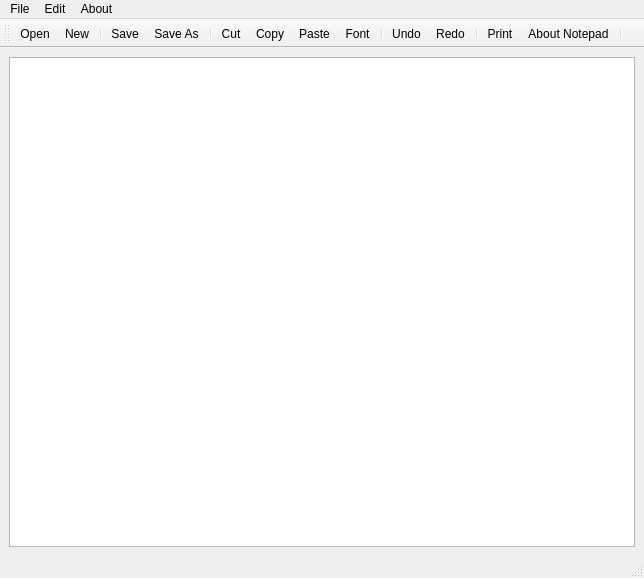
<?xml version="1.0" encoding="UTF-8"?>
<ui version="4.0">
 <class>MainWindow</class>
 <widget class="QMainWindow" name="MainWindow">
  <property name="geometry">
   <rect>
    <x>0</x>
    <y>0</y>
    <width>644</width>
    <height>578</height>
   </rect>
  </property>
  <property name="windowTitle">
   <string>MainWindow</string>
  </property>
  <widget class="QWidget" name="centralwidget">
   <layout class="QHBoxLayout" name="horizontalLayout">
    <item>
     <widget class="QTextEdit" name="textEdit">
      <property name="enabled">
       <bool>true</bool>
      </property>
     </widget>
    </item>
   </layout>
  </widget>
  <widget class="QMenuBar" name="menubar">
   <property name="geometry">
    <rect>
     <x>0</x>
     <y>0</y>
     <width>644</width>
     <height>26</height>
    </rect>
   </property>
   <widget class="QMenu" name="menuFile">
    <property name="geometry">
     <rect>
      <x>1129</x>
      <y>125</y>
      <width>167</width>
      <height>202</height>
     </rect>
    </property>
    <property name="title">
     <string>File</string>
    </property>
    <addaction name="actionOpen"/>
    <addaction name="actionNew"/>
    <addaction name="separator"/>
    <addaction name="actionSave"/>
    <addaction name="actionSave_As"/>
    <addaction name="separator"/>
    <addaction name="actionPrint"/>
   </widget>
   <widget class="QMenu" name="menuEdit">
    <property name="title">
     <string>Edit</string>
    </property>
    <addaction name="actionCopy"/>
    <addaction name="actionCut"/>
    <addaction name="actionPaste"/>
    <addaction name="separator"/>
    <addaction name="actionUndo"/>
    <addaction name="actionRedo"/>
    <addaction name="separator"/>
    <addaction name="actionFont"/>
   </widget>
   <widget class="QMenu" name="menuAbout">
    <property name="title">
     <string>About</string>
    </property>
    <addaction name="actionAbout_Notepad"/>
   </widget>
   <addaction name="menuFile"/>
   <addaction name="menuEdit"/>
   <addaction name="menuAbout"/>
  </widget>
  <widget class="QStatusBar" name="statusbar"/>
  <widget class="QToolBar" name="toolBar">
   <property name="windowTitle">
    <string>toolBar</string>
   </property>
   <attribute name="toolBarArea">
    <enum>TopToolBarArea</enum>
   </attribute>
   <attribute name="toolBarBreak">
    <bool>false</bool>
   </attribute>
   <addaction name="actionOpen"/>
   <addaction name="actionNew"/>
   <addaction name="separator"/>
   <addaction name="actionSave"/>
   <addaction name="actionSave_As"/>
   <addaction name="separator"/>
   <addaction name="actionCut"/>
   <addaction name="actionCopy"/>
   <addaction name="actionPaste"/>
   <addaction name="actionFont"/>
   <addaction name="separator"/>
   <addaction name="actionUndo"/>
   <addaction name="actionRedo"/>
   <addaction name="separator"/>
   <addaction name="actionPrint"/>
   <addaction name="actionAbout_Notepad"/>
   <addaction name="separator"/>
  </widget>
  <action name="actionNew">
   <property name="icon">
    <iconset resource="AppResources.qrc">
     <normaloff>:/Images/New.png</normaloff>:/Images/New.png</iconset>
   </property>
   <property name="text">
    <string>New</string>
   </property>
  </action>
  <action name="actionOpen">
   <property name="icon">
    <iconset resource="AppResources.qrc">
     <normaloff>:/Images/open.png</normaloff>:/Images/open.png</iconset>
   </property>
   <property name="text">
    <string>Open</string>
   </property>
  </action>
  <action name="actionSave">
   <property name="icon">
    <iconset>
     <normaloff>../../../../../icons/save1.png</normaloff>../../../../../icons/save1.png</iconset>
   </property>
   <property name="text">
    <string>Save</string>
   </property>
  </action>
  <action name="actionSave_As">
   <property name="icon">
    <iconset>
     <normaloff>../../../../../icons/saveas1.jpg</normaloff>../../../../../icons/saveas1.jpg</iconset>
   </property>
   <property name="text">
    <string>Save As</string>
   </property>
  </action>
  <action name="actionCopy">
   <property name="icon">
    <iconset resource="AppResources.qrc">
     <normaloff>:/Images/copy.png</normaloff>:/Images/copy.png</iconset>
   </property>
   <property name="text">
    <string>Copy</string>
   </property>
  </action>
  <action name="actionCut">
   <property name="icon">
    <iconset resource="AppResources.qrc">
     <normaloff>:/Images/Cut.png</normaloff>:/Images/Cut.png</iconset>
   </property>
   <property name="text">
    <string>Cut</string>
   </property>
  </action>
  <action name="actionPaste">
   <property name="icon">
    <iconset resource="AppResources.qrc">
     <normaloff>:/Images/paste.png</normaloff>:/Images/paste.png</iconset>
   </property>
   <property name="text">
    <string>Paste</string>
   </property>
  </action>
  <action name="actionUndo">
   <property name="icon">
    <iconset resource="AppResources.qrc">
     <normaloff>:/Images/Undo.png</normaloff>:/Images/Undo.png</iconset>
   </property>
   <property name="text">
    <string>Undo</string>
   </property>
  </action>
  <action name="actionRedo">
   <property name="icon">
    <iconset resource="AppResources.qrc">
     <normaloff>:/Images/Redo.png</normaloff>:/Images/Redo.png</iconset>
   </property>
   <property name="text">
    <string>Redo</string>
   </property>
  </action>
  <action name="actionPrint">
   <property name="icon">
    <iconset resource="AppResources.qrc">
     <normaloff>:/Images/print.png</normaloff>:/Images/print.png</iconset>
   </property>
   <property name="text">
    <string>Print</string>
   </property>
  </action>
  <action name="actionAbout_Notepad">
   <property name="icon">
    <iconset>
     <normaloff>../../../../../icons/aboutus1.jpg</normaloff>../../../../../icons/aboutus1.jpg</iconset>
   </property>
   <property name="text">
    <string>About Notepad</string>
   </property>
  </action>
  <action name="actionFont">
   <property name="icon">
    <iconset>
     <normaloff>../../../../../icons/font.png</normaloff>../../../../../icons/font.png</iconset>
   </property>
   <property name="text">
    <string>Font</string>
   </property>
  </action>
 </widget>
 <resources>
  <include location="AppResources.qrc"/>
 </resources>
 <connections/>
</ui>
